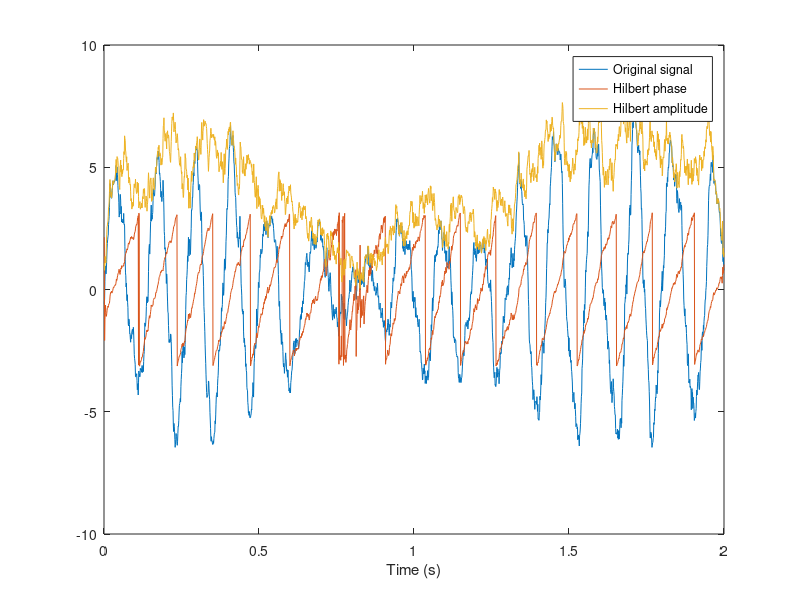
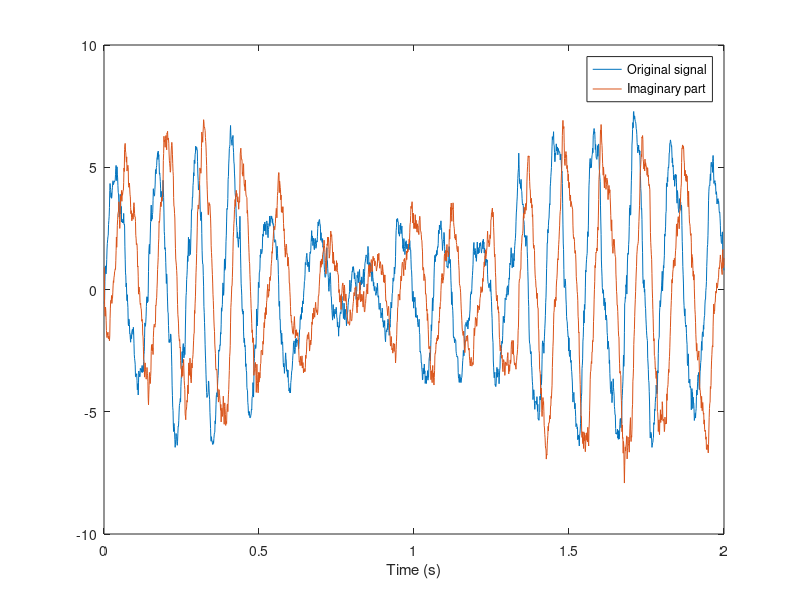
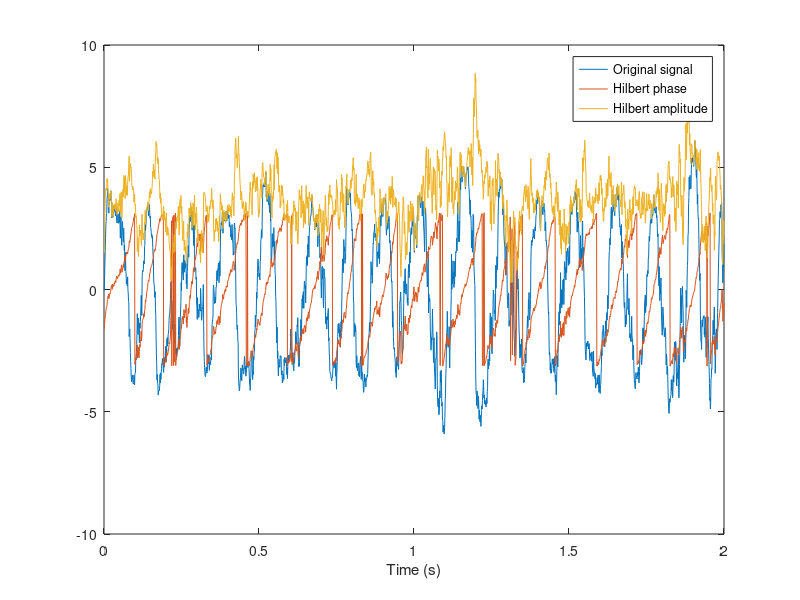

These charts were generated, in order, by the following MATLAB code:
% first make fluctuating signal

rng(1)

fs = 1024;

N = fs*2;

f = 8;

t = (1:N) + cumsum(randn(1,N));

a = 5+ filter(1, [1, -.999], randn(1,N))/10;

y = filter(1, [1 -.9], randn(1,N))/5 + sin(2*pi*f*t/fs).*a;

h = hilbert(y);

figure (1)
plot((1:N)/fs, [y; angle(h); abs(h)]');
legend('Original signal', 'Hilbert phase', 'Hilbert amplitude');
xlabel('Time (s)');
xlim([0 2]);

figure (2)
plot((1:N)/fs, [y; imag(h)]');
legend('Original signal', 'Imaginary part');
xlabel('Time (s)');
xlim([0 2]);

figure(3);
t2 = (1:N) + cumsum(randn(1,N))*3;

a2 =3 + filter(1, [1, -.999], randn(1,N))/20;
y2 = filter(1, [1 -.9], randn(1,N))/5 + sin(2*pi*f*t2/fs).*a2;
h2 = hilbert(y2);
plot((1:N)/fs, [y2; angle(h2); abs(h2)]');
legend('Original signal', 'Hilbert phase', 'Hilbert amplitude');
xlabel('Time (s)');
xlim([0 2]);



